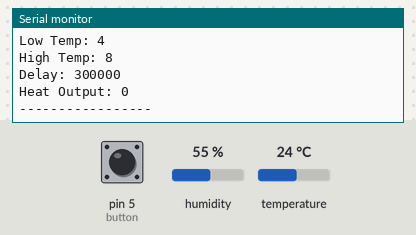
A sketch run on a simulated Arduino Uno, built with avr-gcc and run on an emulated ATmega328P. On the bench: the last lines printed to the serial monitor. The inputs (shaded band) are chosen by the test bench; at power-on: temperature 24 °C, pin 5 (button) HIGH, humidity 55 %.

Above: at 1.2 s.
1.3 s: temperature set to 4.3 °C
2.8 s: temperature set to 3.6 °C
At 5.4 s:
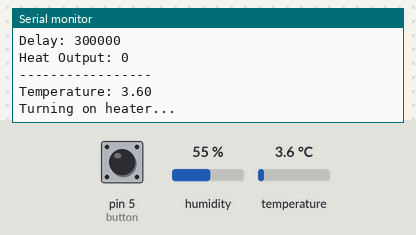
At 15.1 s:
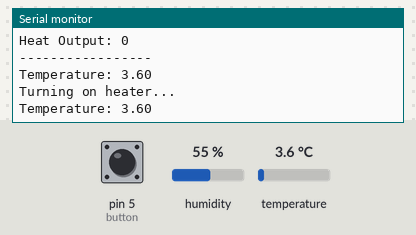

The sketch:

Diesel_Heater_433mhz_Remote.ino
```cpp
// (licence header left out)
// This source code is licensed under the BSD-style license found in the
// LICENSE file in the root directory of this source tree.

#include "DHT.h"
#include <RCSwitch.h>

RCSwitch mySwitch = RCSwitch();
char rfSend[4][25] = { {"011011101011110010110100"}, {"011011101011110010111000"}, {"011011101011110010110001"}, {"011011101011110010110010"}}; //On, Off, Up, Down
// make sure you use the correct binary codes for your remote above
#define send433 3 //433mhz sender pin
#define button 5 //button pin

#define DHTPIN 2 //temperature sensor
#define DHTTYPE DHT22
DHT dht(DHTPIN, DHTTYPE);

//-- Frost Settings
#define frostL 4 //lower temperature in celsius
#define frostH 8 //higher temperature in celsius
#define frostD 5 //delay before switching on again in minutes
#define frostHO 0 //heat output of the diesel heater -- 0-Low  1-High

//-- Normal Heating Settings
#define heatL 14 //lower temperature in celsius
#define heatH 21 //higher temperature in celsius
#define heatD 15 //delay before switching on again in minutes
#define heatHO 1 //heat output of diesel heater -- 0-Low  1-High


bool heatMode;
bool heaterOn=0;

int tLow;
int tHigh;
int retryCount=0; //how many times to retry starting the heater (this is in case fuel has run out, or some other technical issue)
unsigned long tDelay=0;
bool tHO;
unsigned long lastOff=millis();
unsigned long lastOn=millis();
unsigned long lastRead=millis()+10000; //waiting 10 seconds until first Temperature reading
unsigned long justChecking=millis(); //variable to repeat on or off action, just in case the 433mhz signal didn't get through before
float t;

void setup() {
  Serial.begin(9600);
  pinMode(button,INPUT_PULLUP);
  heatMode = !digitalRead(button);
  //button is used to decide on which method is used -> Frost Protection (unpressed: 1); Or Heating (pressed: 0)
  dht.begin();

  mySwitch.enableTransmit(send433);
  mySwitch.setPulseLength(369);

}

void loop() {

  if (millis()-lastRead>4000){
    t = dht.readTemperature();
    lastRead=millis();
    Serial.print("Temperature: ");
    Serial.println(t);
  }

  if (heatMode!=digitalRead(button)){
    delay(300);
    heatMode = digitalRead(button);
    retryCount = 0; //reset retryCount when button pressed

    Serial.println("-----------------");
    Serial.print("Button Pressed: ");
    Serial.println(heatMode);
    if (heatMode==1){//Frost Protection
      tLow = frostL;
      tHigh = frostH;
      tDelay = frostD*60000; //milliseconds
      tHO = frostHO;
    }else{
      tLow = heatL;
      tHigh = heatH;
      tDelay = heatD*60000; //milliseconds
      tHO = heatHO;
    }
    Serial.print("Low Temp: ");
    Serial.println(tLow);
    Serial.print("High Temp: ");
    Serial.println(tHigh);
    Serial.print("Delay: ");
    Serial.println(tDelay);
    Serial.print("Heat Output: ");
    Serial.println(tHO);
    Serial.println("-----------------");
    Serial.println();
  }

  if (isnan(t)){
    Serial.println("No Valid Temperature Readings...");
  }else{
    if (t < tLow && !heaterOn && (lastOff<20000 || millis()-lastOff>tDelay)){  //turn on heater
      Serial.println("Turning on heater...");
      rfOn();
      lastOn = millis();
      heaterOn = 1;
    }

    if (t > tHigh && heaterOn){ //turn off heater
      Serial.println("Turning off heater...");
      rfOff();
      lastOff = millis();
      heaterOn = 0;
    }

    if (heaterOn && millis()-lastOn>180000 && t < tLow && retryCount < 4){ //checking that the heater is working
      rfOn();
      lastOn = millis();
      retryCount++;
    }else{
      retryCount=0;
    }
  }

  if (millis()-justChecking>180000 && t > tHigh){ //just checking that the heater is in fact off if temperature threshold reached...so as not to waste fuel!
     justChecking=millis();
     if (!heaterOn){
       rfOff();
     }
  }

}

void rfOn() {
  mySwitch.send(rfSend[0]);
  delay(300);
  mySwitch.send(rfSend[0]);
  delay(300);
  mySwitch.send(rfSend[0]);
  delay(300);
  mySwitch.send(rfSend[0]);
  if (tHO){
      rfHO();
  }else{
      rfLO();
  }
}

void rfOff() {
  mySwitch.send(rfSend[1]);
  delay(300);
  mySwitch.send(rfSend[1]);
  delay(300);
  mySwitch.send(rfSend[1]);
  delay(300);
  mySwitch.send(rfSend[1]);
}

void rfHO() {
  int i=0;
  while (i<15){
    mySwitch.send(rfSend[2]);
    delay(50);
    i++;
  }
}

void rfLO() {
  int i=0;
  while (i<15){
    mySwitch.send(rfSend[3]);
    delay(50);
    i++;
  }
}
```

Measured:
- the behaviour switches between 4 and 3.9 °C on temperature (found by bisection; images 0 and 1)
- after the input at 2.8 s, the serial monitor: prints a new line after 1.2 s (image 1)
